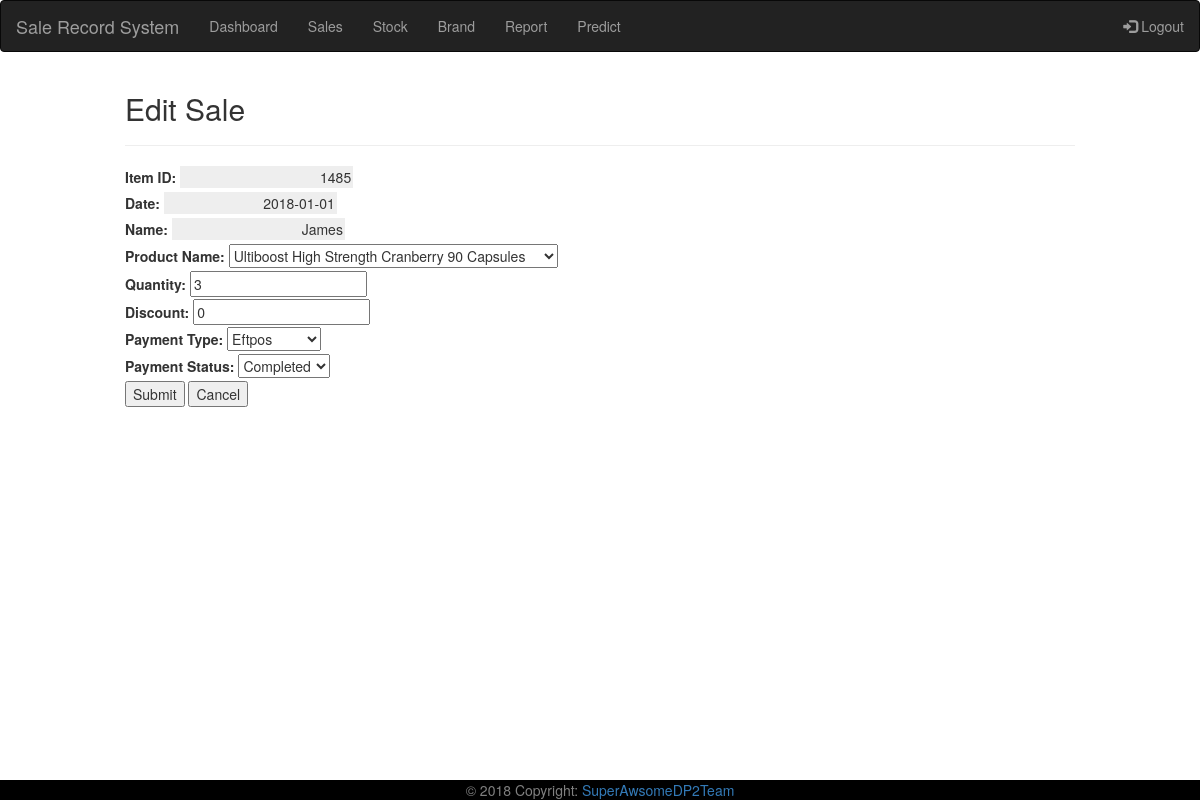
Page /edit.php?id=1485 on the committed database.
### tables this page shows
CREATE TABLE `sale` (
  `sale_id` int(11) NOT NULL,
  `sale_date` date NOT NULL,
  `sale_name` varchar(255) NOT NULL,
  `quantity` int(5) NOT NULL,
  `discount` float NOT NULL,
  `payment_type` enum('Credit Card','Cash','Eftpos') NOT NULL,
  `payment_status` enum('Pending','Processing','Completed') NOT NULL,
  `total` float NOT NULL,
  `product_id` int(11) NOT NULL
);

### edit.php (the view, shortened to what this page needs)
<?php
require_once("action/dp_connect.php");
require_once("includes/header.php");
$id = $_GET['id'];
$sql = "SELECT * FROM `sale` WHERE `sale_id` = $id";
$result = $connect->query($sql);
$row = $result->fetch_assoc();
$sql1 = "SELECT * FROM `product`";
$result1 = $connect->query($sql1);
?>
<html>
<head>
<link rel="stylesheet" type="text/css" src="custom/css/custom.css" />
</head>
<body>
  <h2><span ></span>Edit Sale</h2>
  <hr/>
  <form method="post"  action="sales.php">
    <fieldset>
    <div>
      <label for="sale_id">Item ID:</label>
      <input type="text"  value = <?php echo $row["sale_id"]; ?> onfocus="this.blur()" name="sale_id" id="sale_id" readonly>
    </div>
    <div>
      <label for="sale_date">Date:</label>
      <input type="text"  value = <?php echo $row["sale_date"]; ?> onfocus="this.blur()" name="sale_date" id="sale_date" readonly>
    </div>
    <div>
      <label for="sale_name">Name:</label>
      <input type="text"  value = <?php echo $row["sale_name"]; ?> onfocus="this.blur()" name="sale_name" id="sale_name" readonly>
    </div>
    <div>
    <label for="product_name">Product Name:</label>
    <select name="product_name" id="product_name">
      <?php while($row1 = mysqli_fetch_array($result1)):;?>
      <option value = "<?php echo $row1["product_name"];?>"><?php echo $row1["product_name"];?></option>
      <?php endwhile?>
    </select>
    <div>
      <label for="quantity">Quantity:</label>
      <input type="text"  value = <?php echo $row["quantity"]; ?> name="quantity" id="quantity">
    </div>
    <div>
      <label for="discount">Discount:</label>
      <input type="text"  value = <?php echo $row["discount"]; ?> name="discount" id="discount">
    </div>
    <div>
      <label for="payment_type">Payment Type:</label>
      <select name = "payment_type">
        <option value="Eftpos"<?php if($row["payment_type"]=="Eftpos") echo"selected='selected'"?>>Eftpos</option>
      </select>
    </div>
    <div>
      <label for="payment_status">Payment Status:</label>
      <select name = "payment_status">
        <option id="Completed" value="Completed" <?php if($row["payment_status"]=="Completed") echo"selected='selected'"?>>Completed</option>
      </select>
    </div>
    <div>
      <input type="submit" id="submit" value="Submit" />
  	  <input type="button" id="cancel" value="Cancel" onClick="document.location.href='sales.php'" />
    </div>
  </fieldset>
  </form>
</body>
</html>
<?php
require_once("includes/footer.php"); ?>

### custom/css/custom.css (style rules this page uses)
input[readonly] { background-color: #eee; border:none; text-align: right; }

### rows in the picture
sale: sale_id "1485", sale_date "2018-01-01", quantity "3", discount "0", payment_type "Eftpos", payment_status "Completed"

### other values in the picture
form field product_name "Ultiboost High Strength Cranberry 90 Capsules"
